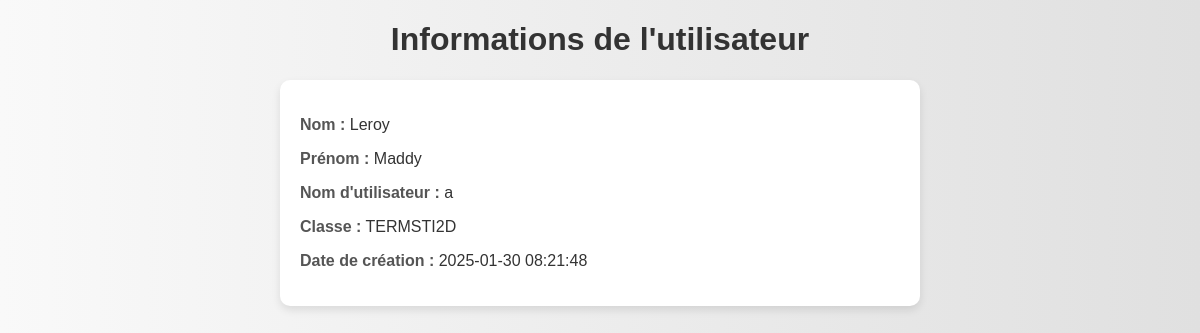
The app's page /user_info (signed in), older data.
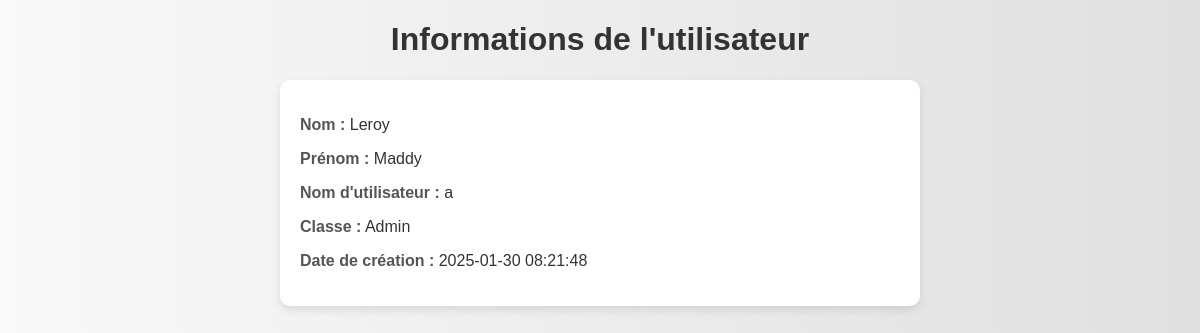
The same page, newer data.
### tables this page shows
CREATE TABLE "User" (
	"id_user"	INTEGER,
	"nom"	TEXT NOT NULL,
	"prenom"	TEXT NOT NULL,
	"username"	TEXT NOT NULL UNIQUE,
	"classe"	TEXT NOT NULL,
	"date"	INTEGER DEFAULT current_timestamp,
	"motdepasse"	TEXT NOT NULL,
	PRIMARY KEY("id_user" AUTOINCREMENT)
);

### appMaddy.py (the view)
@app.route("/user_info", methods=["GET"])
def user_info():
    username = request.cookies.get('username')
    if not username:
        return redirect('/login')
    conn = get_db_connection()
    user = conn.execute("SELECT * FROM User WHERE username = ?", (username,)).fetchone()
    conn.close()
    if user:
        user_info = dict(user)
        user_info['date_creation'] = user['date']  # Add account creation date
        return render_template('user_info.html', user=user_info)
    else:
        return redirect('/login')

### appMaddy.py (called while the page is built, shortened)
def get_db_connection():
    file_path = "trottiracks.db"
    if os.path.exists(file_path):
        print("The file exists.")
        con = sqlite3.connect(file_path)
        con.row_factory = sqlite3.Row
        return con

### templates/user_info.html (shortened to what this page needs)
<!DOCTYPE html>
<html lang="fr">
<head>
</head>
<body>
    <h1>Informations de l'utilisateur</h1>
    <div>
        <p><strong>Nom :</strong> {{ user.nom }}</p>
        <p><strong>Prénom :</strong> {{ user.prenom }}</p>
        <p><strong>Nom d'utilisateur :</strong> {{ user.username }}</p>
        <p><strong>Classe :</strong> {{ user.classe }}</p>
        <p><strong>Date de création :</strong> {{ user.date }}</p>
    </div>
</body>
</html>

### templates/user_info.html (style rules this page uses)
body { font-family: Arial, sans-serif; margin: 20px; background: linear-gradient(to right, #f9f9f9, #e0e0e0); }
h1 { color: #333; text-align: center; }
div { background-color: #fff; padding: 20px; border-radius: 10px; box-shadow: 0 4px 8px rgba(0, 0, 0, 0.1); max-width: 600px; margin: 20px auto; }
p { font-size: 16px; color: #333; }
strong { color: #555; }

Row changes from the older to the newer data that the page shows:
changed User "Leroy": classe "TERMSTI2D" → "Admin"
